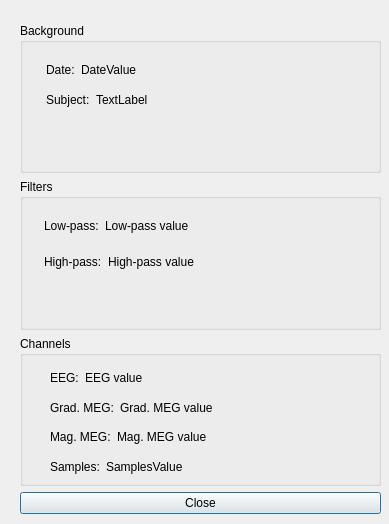
<?xml version="1.0" encoding="UTF-8"?>
<ui version="4.0">
 <class>infoDialog</class>
 <widget class="QDialog" name="infoDialog">
  <property name="geometry">
   <rect>
    <x>0</x>
    <y>0</y>
    <width>389</width>
    <height>524</height>
   </rect>
  </property>
  <property name="sizePolicy">
   <sizepolicy hsizetype="Preferred" vsizetype="Preferred">
    <horstretch>0</horstretch>
    <verstretch>0</verstretch>
   </sizepolicy>
  </property>
  <property name="windowTitle">
   <string>Measurement info</string>
  </property>
  <widget class="QWidget" name="layoutWidget">
   <property name="geometry">
    <rect>
     <x>20</x>
     <y>23</y>
     <width>361</width>
     <height>491</height>
    </rect>
   </property>
   <layout class="QVBoxLayout" name="verticalLayout_5">
    <item>
     <layout class="QVBoxLayout" name="verticalLayout">
      <item>
       <widget class="QGroupBox" name="metaBox">
        <property name="title">
         <string>Background</string>
        </property>
        <widget class="QWidget" name="layoutWidget">
         <property name="geometry">
          <rect>
           <x>26</x>
           <y>35</y>
           <width>271</width>
           <height>54</height>
          </rect>
         </property>
         <layout class="QVBoxLayout" name="verticalLayout_2">
          <item>
           <layout class="QGridLayout" name="gridLayout_3">
            <item row="0" column="0">
             <widget class="QLabel" name="labelDate">
              <property name="text">
               <string>Date:</string>
              </property>
             </widget>
            </item>
            <item row="0" column="1">
             <widget class="QLabel" name="labelDateValue">
              <property name="sizePolicy">
               <sizepolicy hsizetype="Expanding" vsizetype="Preferred">
                <horstretch>0</horstretch>
                <verstretch>0</verstretch>
               </sizepolicy>
              </property>
              <property name="text">
               <string>DateValue</string>
              </property>
             </widget>
            </item>
           </layout>
          </item>
          <item>
           <layout class="QHBoxLayout" name="horizontalLayout">
            <item>
             <widget class="QLabel" name="labelSubject">
              <property name="text">
               <string>Subject:</string>
              </property>
             </widget>
            </item>
            <item>
             <widget class="QLabel" name="labelSubjectValue">
              <property name="sizePolicy">
               <sizepolicy hsizetype="Expanding" vsizetype="Preferred">
                <horstretch>0</horstretch>
                <verstretch>0</verstretch>
               </sizepolicy>
              </property>
              <property name="text">
               <string>TextLabel</string>
              </property>
             </widget>
            </item>
           </layout>
          </item>
         </layout>
        </widget>
       </widget>
      </item>
      <item>
       <widget class="QGroupBox" name="filtersBox">
        <property name="title">
         <string>Filters</string>
        </property>
        <widget class="QWidget" name="layoutWidget">
         <property name="geometry">
          <rect>
           <x>24</x>
           <y>32</y>
           <width>272</width>
           <height>65</height>
          </rect>
         </property>
         <layout class="QVBoxLayout" name="verticalLayout_3">
          <item>
           <layout class="QHBoxLayout" name="horizontalLayout_3">
            <item>
             <widget class="QLabel" name="labelLow">
              <property name="lineWidth">
               <number>1</number>
              </property>
              <property name="text">
               <string>Low-pass:</string>
              </property>
              <property name="scaledContents">
               <bool>true</bool>
              </property>
             </widget>
            </item>
            <item>
             <widget class="QLabel" name="labelLowValue">
              <property name="sizePolicy">
               <sizepolicy hsizetype="Expanding" vsizetype="Preferred">
                <horstretch>0</horstretch>
                <verstretch>0</verstretch>
               </sizepolicy>
              </property>
              <property name="text">
               <string>Low-pass value</string>
              </property>
             </widget>
            </item>
           </layout>
          </item>
          <item>
           <layout class="QHBoxLayout" name="horizontalLayout_2">
            <item>
             <widget class="QLabel" name="labelHigh">
              <property name="text">
               <string>High-pass:</string>
              </property>
             </widget>
            </item>
            <item>
             <widget class="QLabel" name="labelHighValue">
              <property name="sizePolicy">
               <sizepolicy hsizetype="Expanding" vsizetype="Preferred">
                <horstretch>0</horstretch>
                <verstretch>0</verstretch>
               </sizepolicy>
              </property>
              <property name="text">
               <string>High-pass value</string>
              </property>
             </widget>
            </item>
           </layout>
          </item>
         </layout>
        </widget>
       </widget>
      </item>
      <item>
       <widget class="QGroupBox" name="channelsBox">
        <property name="title">
         <string>Channels</string>
        </property>
        <widget class="QWidget" name="layoutWidget">
         <property name="geometry">
          <rect>
           <x>30</x>
           <y>30</y>
           <width>261</width>
           <height>112</height>
          </rect>
         </property>
         <layout class="QVBoxLayout" name="verticalLayout_4">
          <item>
           <layout class="QHBoxLayout" name="horizontalLayout_4">
            <item>
             <widget class="QLabel" name="labelEEG">
              <property name="text">
               <string>EEG:</string>
              </property>
             </widget>
            </item>
            <item>
             <widget class="QLabel" name="labelEEGValue">
              <property name="sizePolicy">
               <sizepolicy hsizetype="Expanding" vsizetype="Preferred">
                <horstretch>0</horstretch>
                <verstretch>0</verstretch>
               </sizepolicy>
              </property>
              <property name="text">
               <string>EEG value</string>
              </property>
             </widget>
            </item>
           </layout>
          </item>
          <item>
           <layout class="QHBoxLayout" name="horizontalLayout_5">
            <item>
             <widget class="QLabel" name="labelGradMEG">
              <property name="text">
               <string>Grad. MEG:</string>
              </property>
             </widget>
            </item>
            <item>
             <widget class="QLabel" name="labelGradMEGValue">
              <property name="sizePolicy">
               <sizepolicy hsizetype="Expanding" vsizetype="Preferred">
                <horstretch>0</horstretch>
                <verstretch>0</verstretch>
               </sizepolicy>
              </property>
              <property name="text">
               <string>Grad. MEG value</string>
              </property>
             </widget>
            </item>
           </layout>
          </item>
          <item>
           <layout class="QHBoxLayout" name="horizontalLayout_6">
            <item>
             <widget class="QLabel" name="labelMagMEG">
              <property name="text">
               <string>Mag. MEG:</string>
              </property>
             </widget>
            </item>
            <item>
             <widget class="QLabel" name="labelMagMEGValue">
              <property name="sizePolicy">
               <sizepolicy hsizetype="Expanding" vsizetype="Preferred">
                <horstretch>0</horstretch>
                <verstretch>0</verstretch>
               </sizepolicy>
              </property>
              <property name="text">
               <string>Mag. MEG value</string>
              </property>
             </widget>
            </item>
           </layout>
          </item>
          <item>
           <layout class="QHBoxLayout" name="horizontalLayout_7">
            <item>
             <widget class="QLabel" name="labelSamples">
              <property name="text">
               <string>Samples:</string>
              </property>
             </widget>
            </item>
            <item>
             <widget class="QLabel" name="labelSamplesValue">
              <property name="sizePolicy">
               <sizepolicy hsizetype="Expanding" vsizetype="Preferred">
                <horstretch>0</horstretch>
                <verstretch>0</verstretch>
               </sizepolicy>
              </property>
              <property name="text">
               <string>SamplesValue</string>
              </property>
             </widget>
            </item>
           </layout>
          </item>
         </layout>
        </widget>
       </widget>
      </item>
     </layout>
    </item>
    <item>
     <widget class="QPushButton" name="ButtonClose">
      <property name="text">
       <string>Close</string>
      </property>
     </widget>
    </item>
   </layout>
  </widget>
 </widget>
 <resources/>
 <connections/>
</ui>
